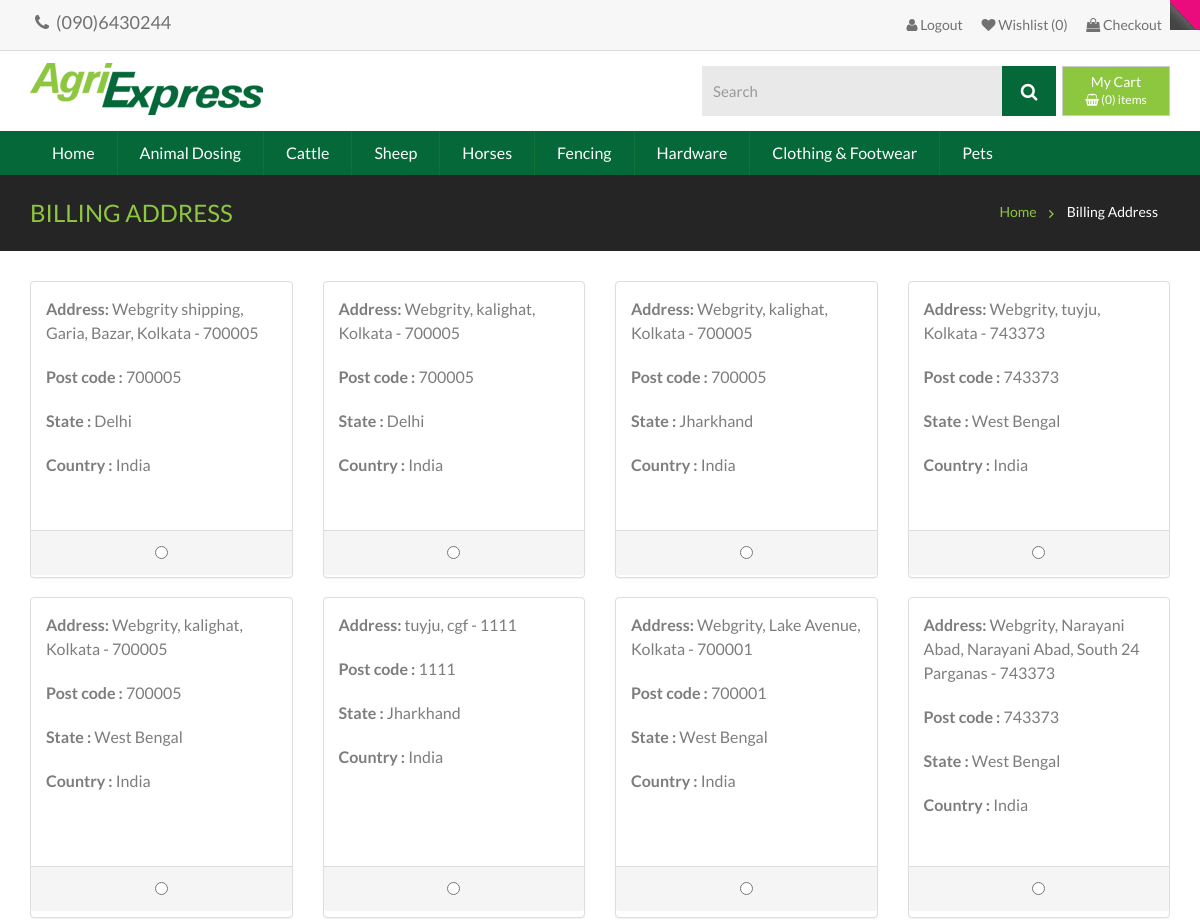
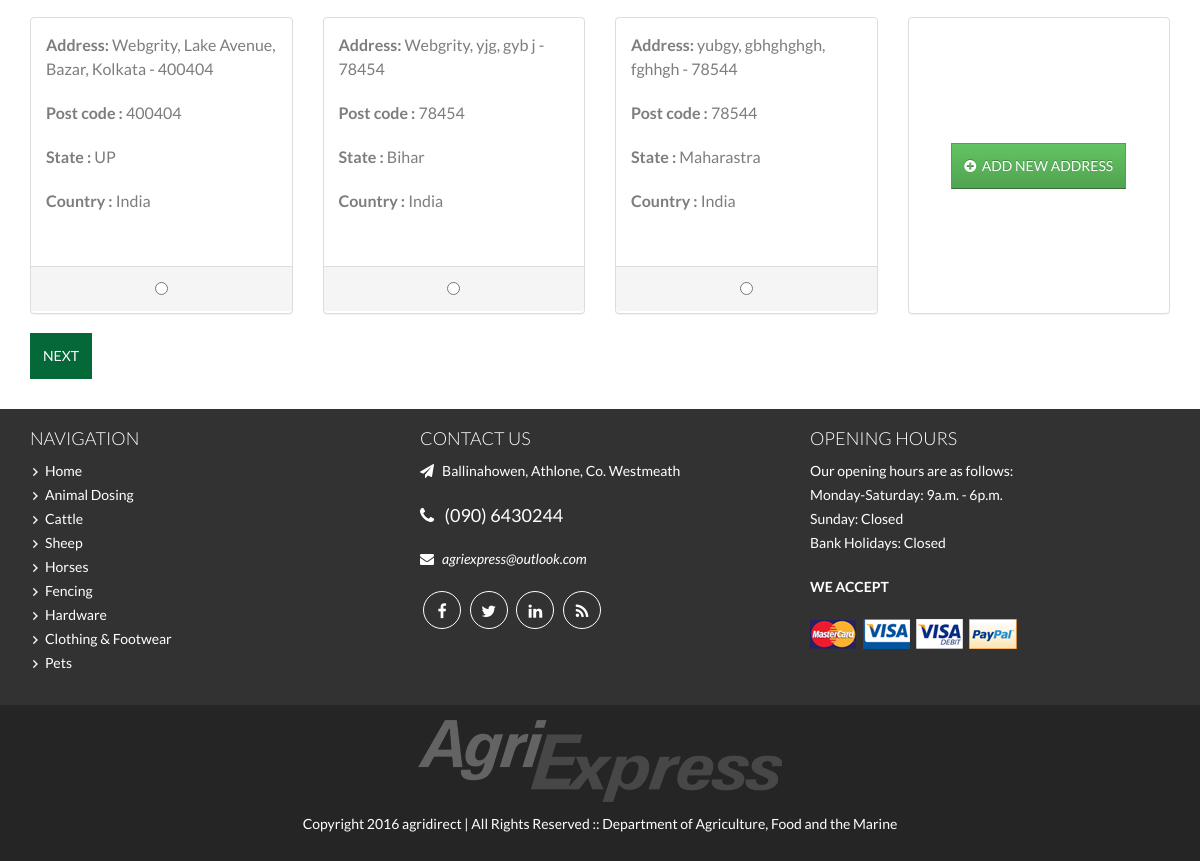
The app's page /address.php?addr=1 (signed in) with its own data (2 pictures, top to bottom).
### tables this page shows
CREATE TABLE IF NOT EXISTS `category` (
  `id` int(11) NOT NULL AUTO_INCREMENT,
  `name` varchar(50) NOT NULL,
  `parent` smallint(6) NOT NULL,
  `categoryorder` smallint(6) NOT NULL DEFAULT 0,
  `extension` varchar(11) NOT NULL,
  `isactive` smallint(1) NOT NULL DEFAULT 1,
  `created` timestamp NOT NULL DEFAULT current_timestamp(),
  `isupdated` timestamp NOT NULL DEFAULT current_timestamp() ON UPDATE current_timestamp(),
  PRIMARY KEY (`id`)
);

CREATE TABLE IF NOT EXISTS `address` (
  `id` bigint(20) NOT NULL AUTO_INCREMENT,
  `customer_id` bigint(20) NOT NULL,
  `company` varchar(50) DEFAULT NULL,
  `address1` varchar(150) NOT NULL,
  `address2` varchar(150) DEFAULT NULL,
  `city` varchar(50) NOT NULL,
  `postcode` int(10) NOT NULL,
  `country` varchar(20) NOT NULL,
  `state` varchar(20) NOT NULL,
  `isactive` tinyint(1) NOT NULL DEFAULT 1,
  `created` timestamp NOT NULL DEFAULT current_timestamp(),
  `isupdated` timestamp NOT NULL DEFAULT current_timestamp(),
  PRIMARY KEY (`id`),
  KEY `customer_id` (`customer_id`)
);

### common/functions.php (called while the page is built, shortened)
<?php
function get_category($connect)
{
    $q = $connect->prepare("SELECT id,name,extension FROM category  WHERE isactive=:isactive and parent=:parent ORDER BY categoryorder");
    $q->execute([':isactive' => 1, ':parent' => 0]);
    return $q->fetchAll(PDO::FETCH_OBJ);
}
function get_customer_address($customer_id, $connect)
{
    $q = $connect->prepare("SELECT * FROM address WHERE customer_id=:id AND isactive=:active");
    $q->execute([':id' => $customer_id, ':active' => 1]);
    return $q->fetchAll(PDO::FETCH_OBJ);
}

### address.php (the view, shortened to what this page needs)
<?php
require_once "./common/functions.php";
require_once "./db/connect.php";
if (isset($_GET['addr']) && ($_GET['addr'] == 1 || $_GET['addr'] == 2)) {
    $addr = $_GET['addr'];
    if ($addr == 1) {
        $title = "Billing Address";
        $btn_name="billing";
    }
} else {
    header('location:login.php');
}
require_once "./common/header.php";
include_once "./common/navbar.php";
$customer_id = $_SESSION['user_id'];
$address = get_customer_address($customer_id, $connect);
?>
<div class="banner-in">
    <div class="container">
        <h1><?= $title ?></h1>
        <ul class="newbreadcrumb">
            <li><a href="<?= BASE_URL ?>">Home</a></li>
            <li><?= $title ?></li>
        </ul>
    </div>
</div>
<div id="main-container">
    <div class="container">
        <form action="" method="post">
            <div class="row row-eq-height">
                <?php foreach ($address as $l) : ?>
                    <div class="col-sm-3 " style="padding-bottom:19px;">
                        <div class="panel panel-default " style="height: 100%;" >
                            <div class="panel-body" style="height: 84%;">
                                <p>
                                    <strong> Address: </strong><?= $l->company ? $l->company . ',' : '' ?> <?= $l->address1 ?>, <?= $l->address2 ? $l->address2 . ',' : '' ?> <?= $l->city ?> - <?= $l->postcode ?>
                                </p>
                                <p>
                                    <strong>Post code :</strong> <?= $l->postcode ?>
                                </p>
                                <p>
                                    <strong>State :</strong> <?= $l->state ?>
                                </p>
                                <p>
                                    <strong>Country :</strong> <?= $l->country ?>
                                </p>
                            </div>
                            <div class="panel-footer text-center">
                                <input type="radio" name="address" value="<?= $l->id ?>" required>
                            </div>
                        </div>
                    </div>
                <?php endforeach; ?>
                <div class="col-md-3 " style="padding-bottom:19px;">
                    <div class="panel panel-default" style="height: 100%;">
                        <div class="panel-body" style="HEIGHT:100%;display:flex;align-items:center;justify-content:center;">
                            <div>
                                <button data-toggle="modal" data-target="#flipFlop" class="btn btn-success" type="button"><i class="fa fa-plus-circle"></i> &nbsp;ADD NEW ADDRESS</button>
                            </div>
                        </div>
                    </div>
                </div>
            </div>
            <button class="btn btn-primary" type="submit" name="<?=$btn_name?>">NEXT</button>
        </form>
    </div>
</div>
<?php include_once "./common/footer.php" ?>

### common/navbar.php (shortened to what this page needs)
<div class="top-menu">
    <div class="container">
        <div id="slidingMenu">
            <nav id="navMenu">
                <ul class="nav">
                    <li><a href="<?= BASE_URL ?>" class="home">Home</a></li>
                    <?php foreach (get_category($connect) as $l) :?>
                            <li><a href="<?=BASE_URL.'category.php?cid='.$l->id?>"><?= $l->name ?></a>
                            </li>
                    <?php endforeach;?>
                </ul>
            </nav>
        </div>
    </div>
</div>

### common/footer.php (shortened to what this page needs)
<footer class="footer">
  <div class="container">
    <div class="row">
      <div class="col-sm-4">
        <aside class="widget">
          <h4>Navigation</h4>
          <ul class="list-unstyled">
            <li><a href="<?=BASE_URL?>">Home</a></li>
            <?php foreach (get_category($connect) as $l) : ?>
              <li><a href="<?= BASE_URL . 'category.php?cid=' . $l->id ?>"><?= $l->name ?></a></li>
            <?php endforeach; ?>
          </ul>
        </aside>
      </div>
      <div class="col-sm-4">
        <aside class="widget">
          <h4>CONTACT US</h4>
          <p><i class="fa fa-paper-plane"></i> &nbsp; Ballinahowen, Athlone, Co. Westmeath</p>
          <p style="font-size:18px;"><i class="fa fa-phone"></i> &nbsp; (090) 6430244</span></p>
          <i class="fa fa-envelope"></i> &nbsp; <a href="mailto:agriexpress@outlook.com"><em>agriexpress@outlook.com</em></a>
          <div class="social-link">
            <a href="#"><i class="fa fa-facebook"></i></a>
            <a href="#"><i class="fa fa-twitter"></i></a>
            <a href="#"><i class="fa fa-linkedin"></i></a>
            <a href="#"><i class="fa fa-rss"></i></a>
          </div>
        </aside>
      </div>
      <div class="col-sm-4">
        <aside class="widget">
          <h4>OPENING HOURS</h4>
          <p>Our opening hours are as follows:<br>
            Monday-Saturday: 9a.m. - 6p.m.<br>
            Sunday: Closed<br>
            Bank Holidays: Closed </p>
          <p><strong>WE ACCEPT</strong></p>
          <img src="images/cart.png" alt="">
        </aside>
      </div>
    </div>
  </div>
</footer>
<div class="footer-bottom">
  <div class="container">
    <div class="footer-logos"><img src="images/logo-footer.png" alt=""></div>
    <div class="copyright">Copyright 2016 agridirect | All Rights Reserved :: Department of Agriculture, Food and the Marine </div>
  </div>
</div>
</body>
</html>

### stylesheet/stylesheet.css (style rules this page uses)
body { font:400 16px/24px 'Lato', sans-serif; color: #7d7d7d; width:100%; cursor:default; background-color:#ffffff; }
img, a, div { outline:none !important; }
img { max-width:100%; }
h1, h2, h3, h4, h5, h6 { font-weight:400; color:#0d0d0d; }
h1 { font-size:30px; }
h4 { font-size:18px; font-weight:600; }
a { color:#056839; text-decoration:none; }
p { margin-bottom:20px; }
.top-menu { background:#056839; }
#slidingMenu { float:left; }
#slidingMenu ul { padding:0; margin:0; list-style:none; float:left; }
#slidingMenu ul li { float:left; position:relative; z-index:999; border-left:solid 1px #13723a; }
#slidingMenu ul li:first-child { border:none; }
#slidingMenu ul li a { color:#fff; font-size:16px; line-height:24px; padding:10px 22px; display:block; text-decoration:none; }
.banner-in { background:#262525; padding:25px 0; }
.banner-in h1 { margin:0; padding:0; text-transform:uppercase; font-weight:400; font-size:24px; color:#8dc63f; float:left; }
ul.newbreadcrumb { padding:0; margin:0; list-style:none; float:right; font-size:14px; color:#fff; }
ul.newbreadcrumb li { float:left; background:url(../images/breadcrumb-arrow.png) 0 10px no-repeat; padding:0 12px 0 18px; }
ul.newbreadcrumb li:first-child { padding-left:0; background:none; }
ul.newbreadcrumb li a { color:#8dc63f; }
#main-container { padding:30px 0; }
.footer { background:#333232; padding:20px 0; color:#fff; font-size:14px; }
.footer a { color:#fff; }
.footer h4 { text-transform:uppercase; margin-top:0; color:#fff; font-weight:300; }
.footer ul.list-unstyled { list-style-image:url(../images/arrow.png); margin-left:15px; }
.social-link { padding-top:20px; }
.social-link a { width:38px; height:38px; border:solid 1px #fff; text-align:center; line-height:38px; font-size:16px; color:#fff; border-radius:100%; margin:0 3px; display:inline-block; }
.footer-bottom { background:#262525; padding:15px 0; color:#fff; text-align:center; font-size:14px; }
.copyright { padding:10px 0; }
.btn { padding:12px 12px; font-size: 14px; border: 1px solid #cccccc; border-radius:0; }
.btn-primary { color: #ffffff; background-color: #056839; border-color: #056839; }
.btn-success { color: #ffffff; text-shadow: 0 -1px 0 rgba(0, 0, 0, 0.25); background-color: #5bb75b; background-image: linear-gradient(to bottom, #62c462, #51a351); background-repeat: repeat-x; border-color: #51a351 #51a351 #387038; }

### address.php (style rules this page uses)
.row-eq-height { display: -webkit-box; display: -webkit-flex; display: -ms-flexbox; display: flex; flex-wrap: wrap; }

### records on screen
category: name "Animal Dosing"
category: name "Cattle"
category: name "Sheep"
category: name "Horses"
category: name "Fencing"
category: name "Hardware"
category: name "Clothing & Footwear"
category: name "Pets"
address: company "Webgrity shipping", address1 "Garia", address2 "Bazar", city "Kolkata", postcode "700005", state "Delhi", country "India"
address: company "Webgrity", address1 "kalighat", city "Kolkata", postcode "700005", state "Delhi", country "India"
address: company "Webgrity", address1 "kalighat", city "Kolkata", postcode "700005", state "Jharkhand", country "India"
address: company "Webgrity", address1 "tuyju", city "Kolkata", postcode "743373", state "West Bengal", country "India"
address: company "Webgrity", address1 "kalighat", city "Kolkata", postcode "700005", state "West Bengal", country "India"
address: address1 "tuyju", city "cgf", postcode "1111", state "Jharkhand", country "India"
address: company "Webgrity", address1 "Lake Avenue", city "Kolkata", postcode "700001", state "West Bengal", country "India"
address: company "Webgrity", address1 "Narayani Abad", address2 "Narayani Abad", city "South 24 Parganas", postcode "743373", state "West Bengal", country "India"
address: company "Webgrity", address1 "Lake Avenue", address2 "Bazar", city "Kolkata", postcode "400404", state "UP", country "India"
address: company "Webgrity", address1 "yjg", city "gyb j", postcode "78454", state "Bihar", country "India"
address: company "yubgy", address1 "gbhghghgh", city "fghhgh", postcode "78544", state "Maharastra", country "India"

### other values on screen
$log_text "Logout"
$cart "0"
$title "BILLING ADDRESS"
$title "Billing Address"
